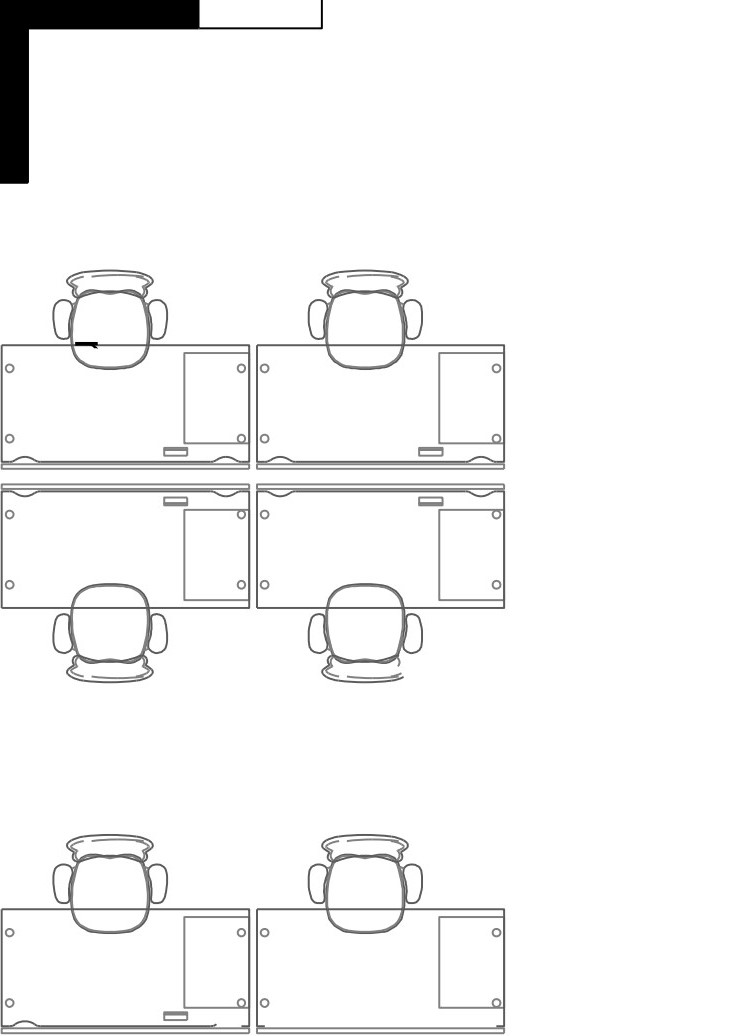
#> input picture scr/ptc_lab.jpg, 733 x 1036 px
$ python ILS_test_lab.py
#> lines starting #> are read from the running program, lines starting #| are printed output that depends on the picture
import tkinter as tk
from tkinter import* #neu
import matplotlib.pyplot as plt
from matplotlib.patches import Circle

def update_circle_position(circle, x, y):
    circle.center = (x, y)
    circle.figure.canvas.draw()

def on_apply():
    x = float(entry_x.get())
    y = float(entry_y.get())
    update_circle_position(circle, x, y)

# Create Matplotlib plot
fig, ax = plt.subplots()
ax.set_xlim(750, 0)
ax.set_ylim(0, 465)

img = plt.imread("ptc_lab.jpg")
#> img is the input picture: shape (1036, 733, 3); min 0, max 255, mean 245.6
ax.imshow(img, extent=[750, 0, 0, 465])

# Initialize circle
center = (5, 5)
radius = 10
circle = Circle(center, radius, edgecolor='b', facecolor='b')
ax.add_patch(circle)

# Create tkinter GUI window
root = tk.Tk()
root.title("Circle Position Input")

# Label and Entry widgets for x and y coordinates label_x = tk.Label(root, text="X coordinate:")
label_x = tk.Label(root, text="X coordinate:")
label_x.pack()
entry_x = tk.Entry(root)
entry_x.pack()

label_y = tk.Label(root, text="Y coordinate:")
label_y.pack()
entry_y = tk.Entry(root)
entry_y.pack()

# Button to apply the coordinates
btn_apply = tk.Button(root, text="Apply", command=on_apply)
btn_apply.pack()

ax.set_title('ILS Test Lab made by PTC')
ax.set_aspect('equal')

plt.show()
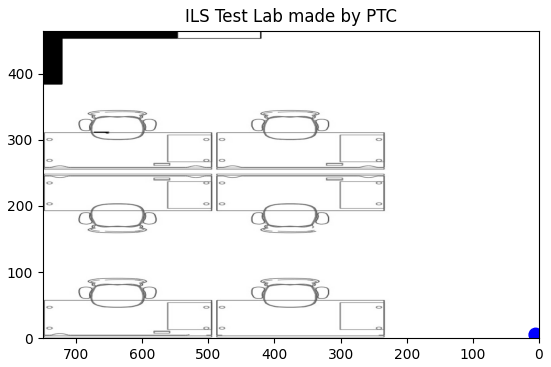
#> figure drawn by matplotlib, 1 panel
root.mainloop()
